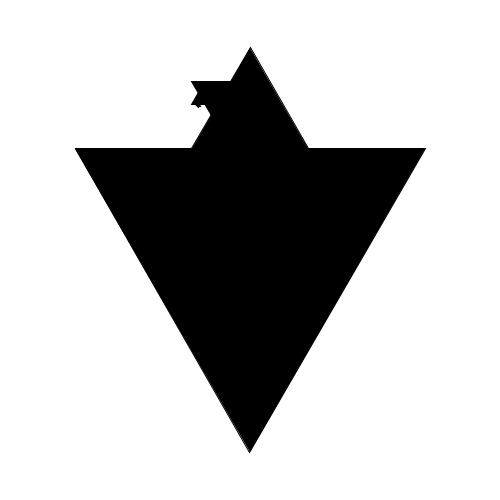
Frame 1 (no input)
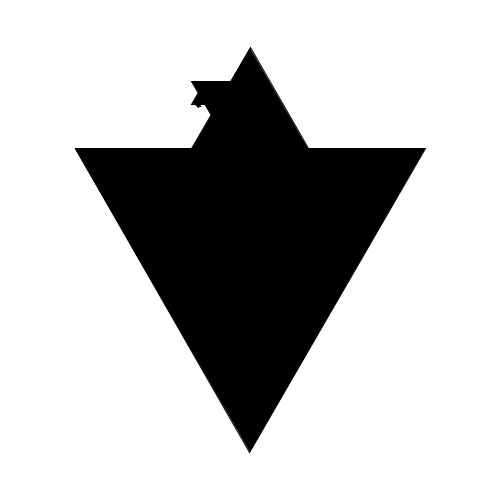
Frame 2 (the mouse pressed at the canvas centre, redrawn once)

The Processing sketch that drew these frames (run headless with seeded random() and noise(); the mouse was pressed at the canvas centre and the sketch redrawn once):

// Processing sketch: yetAnotherTriangleCAD2
// ── yetAnotherTriangleCAD2.pde
float side  = 350;
float h = sqrt(3)*side/2;
float r_innner = h/3;
float r_outer = 2*h/3;  
int orientation = 0; //0 or 1, indicates adding orientation*PI to all angles in shape
float scale = 1;
float scaleFactor = 3;
float x,y,x0,y0;

int[] zeroColor = {0,0,0};  //black
int[] oneColor = {127,0,0};   //brown
int[] twoColor = {255,0,0};   //red
int[] threeColor = {255,125,0}; //orange
int[] fourColor = {255,255,0};  //yellow
int[] fiveColor = {0,255,0};  //green
int[] sixColor = {0,0,255};   //blue
int[] sevenColor = {255,0,255}; //violet
int[] eightColor = {125,125,125}; //grey
int[] nineColor = {255,255,255};  //white
int[] colorArray = {};
int colorIndex = 0;

int[] shapeCodeArray = {};  // initialize  shape array
int currentShapeCode = 0;

void setup(){
  size(500,500);
  x = width/2;
  y = height/2;
  x0 = x;
  y0 = y;
  background(255);
  noFill();
  
  colorArray = concat(colorArray,zeroColor);
  colorArray = concat(colorArray,oneColor);
  colorArray = concat(colorArray,twoColor);
  colorArray = concat(colorArray,threeColor);
  colorArray = concat(colorArray,fourColor);
  colorArray = concat(colorArray,fiveColor);
  colorArray = concat(colorArray,sixColor);
  colorArray = concat(colorArray,sevenColor);
  colorArray = concat(colorArray,eightColor);
  colorArray = concat(colorArray,nineColor);
}

void draw(){
 
  setColor(0);
  writeTriangle();
  move(1);
  zoomIn(0);
  move(2);
  writeTriangle();
  move(2);
  zoomIn(1);
  move(0);
  writeTriangle();
  move(0);
  zoomIn(2);
  move(1);
  writeTriangle();
  move(1);
  zoomIn(0);
  move(2);
  writeTriangle();
  move(2);
  zoomIn(1);
  move(0);
  writeTriangle();
 
  noLoop();
}

void resetButton(){
   x = x0;
   y = y0;
   scale = 1;
   orientation = 0;
   setColor(0);
   background(255);
}
void drawTriangle(){
  triangle(x + scale*r_outer*cos(orientation*PI + PI/2),y + scale*r_outer*sin(orientation*PI + PI/2),x + scale*r_outer*cos(orientation*PI + PI/2 + 2*PI/3),y + scale*r_outer*sin(orientation*PI + PI/2 + 2*PI/3),x + scale*r_outer*cos(orientation*PI + PI/2 + 4*PI/3),y + scale*r_outer*sin(orientation*PI + PI/2 + 4*PI/3));
}

void writeTriangle(){
  fill(color(colorArray[3*colorIndex],colorArray[3*colorIndex+1],colorArray[3*colorIndex+2]));
  drawTriangle();
  noFill();
}

void setColor(int localColorIndex){
  colorIndex = localColorIndex;
}

void flipOrientation(){
     if(orientation == 0){ 
       orientation = 1;
     }
     else if(orientation == 1){ 
       orientation = 0;
     }
  
}

void move(int moveIndexLocal){
  x += scale*r_outer*cos(orientation*PI + PI/2 + 2*PI/6 + moveIndexLocal*2*PI/3);
  y += scale*r_outer*sin(orientation*PI + PI/2 + 2*PI/6 + moveIndexLocal*2*PI/3);
  flipOrientation();
}

void zoomIn(int localZoomIndex){
  scale /= scaleFactor;
  flipOrientation();
  move(localZoomIndex);
  if(scaleFactor == 3){
    flipOrientation(); 
  }
  else{
    
  }
}



void zoomOut(int localZoomIndex){
  move(localZoomIndex);
  flipOrientation();
  scale *= scaleFactor;
}

void keyPressed(){
  if(key == 'o'){
    flipOrientation();
  }
  if(key == 'd' || key == 'f'){
    move(0);
  }
  if(key == 't' || key == 'x'){
    move(1);
  }
  if(key == 'g' || key == 's'){
    move(2);
  }
  if(key == 'c' || key == 'r'){
    zoomIn(2);
  }
  if(key == 'e' || key == 'v'){
    zoomIn(1);
  }
  if(key == 'z' || key == 'y'){
    zoomIn(0);
  }
  if(key == 'C' || key == 'R'){
    zoomOut(2);
  }
  if(key == 'E' || key == 'V'){
    zoomOut(1);
  }
  if(key == 'Z' || key == 'Y'){
    zoomOut(0);
  }
  if(key == ' '){
     writeTriangle();
  }
  if(key <= '9' && key >= '0'){
     setColor(int(key) - 48);
  }
  if(key == '.'){
     resetButton(); 
  }

  currentShapeCode = int(key) + 128;

  shapeCodeArray = append(shapeCodeArray,currentShapeCode); 
  for(int printIndex = 0;printIndex < shapeCodeArray.length;printIndex++){
     print(char(shapeCodeArray[printIndex] - 128));
  }
  println();
   
}
